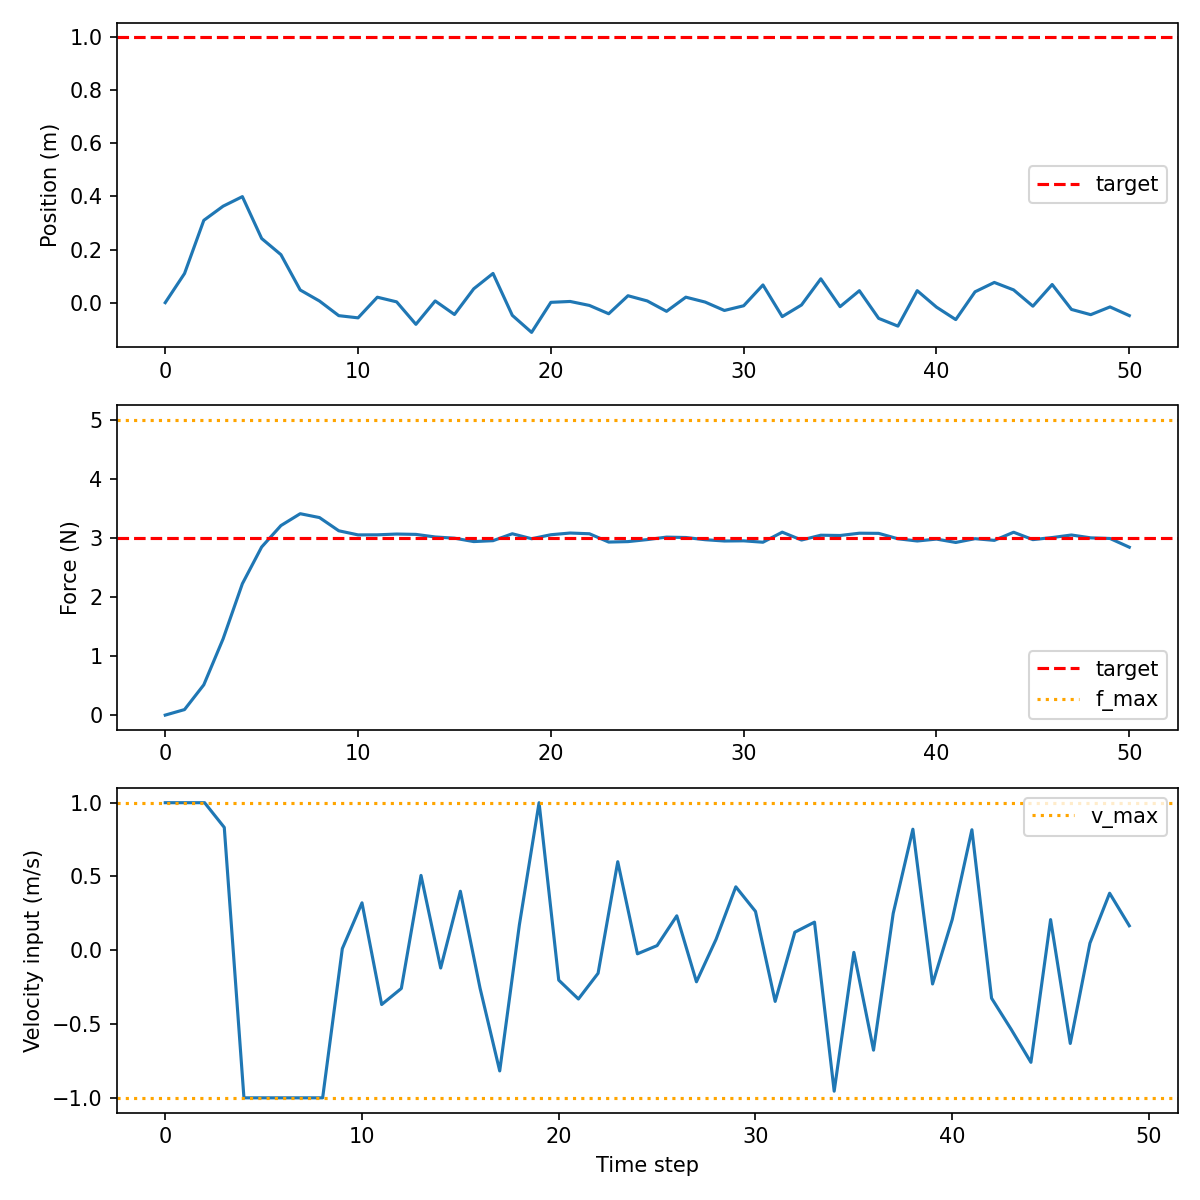

Generate this figure with Python:
import cvxpy as cp
import numpy as np
import matplotlib.pyplot as plt

# ── 系统参数 ──────────────────────────────────────────
dt = 0.1        # 时间步长
ks = 2.0        # 弹簧刚度（真实值，仿真用）
N  = 3         # 预测时域步数

# 状态：x = [position, force]，输入：u = velocity
A = np.array([[1,    0],
              [ks,   1]])
B = np.array([[dt],
              [ks * dt]])

n = 2   # 状态维度
m = 1   # 输入维度

# ── 代价函数权重 ──────────────────────────────────────
Q = np.diag([1.0, 10.0])   # 位置误差权重大一些
R = np.array([[0.1]])

# ── 约束 ─────────────────────────────────────────────
f_max  =  5.0   # 力上限 (N)
f_min  =  0.0   # 力下限
v_max  =  1.0   # 速度上限
v_min  = -1.0

# ── 目标状态 ──────────────────────────────────────────
x_ref = np.array([1.0, 3.0])   # 目标：位置1m，力3N

# ── 仿真设置 ──────────────────────────────────────────
T_sim = 50                          # 仿真步数
x0    = np.array([0.0, 0.0])        # 初始状态
x_cur = x0.copy()

history_x = [x0.copy()]
history_u = []

# ── 主循环 ────────────────────────────────────────────
for t in range(T_sim):

    # 定义优化变量
    x_var = cp.Variable((n, N + 1))
    u_var = cp.Variable((m, N))

    cost        = 0
    constraints = []

    # 初始状态约束
    constraints += [x_var[:, 0] == x_cur]

    for k in range(N):
        # 代价累加
        cost += cp.quad_form(x_var[:, k] - x_ref, Q)
        cost += cp.quad_form(u_var[:, k], R)

        # 系统模型约束
        constraints += [x_var[:, k + 1] == A @ x_var[:, k] + B @ u_var[:, k]]

        # 输入约束
        constraints += [u_var[:, k] >= v_min,
                        u_var[:, k] <= v_max]

        # 状态约束（力）
        constraints += [x_var[1, k] >= f_min,
                        x_var[1, k] <= f_max]

    # 终端代价
    cost += cp.quad_form(x_var[:, N] - x_ref, Q)

    # 求解
    prob = cp.Problem(cp.Minimize(cost), constraints)
    prob.solve(solver=cp.OSQP, warm_start=True)

    # 取第一步控制输入
    u0 = u_var.value[:, 0]

    # 真实系统前进一步（加一点噪声模拟模型误差）
    noise = np.random.normal(0, 0.05, n)
    x_cur = A @ x_cur + B.flatten() * u0[0] + noise

    history_x.append(x_cur.copy())
    history_u.append(u0[0])

# ── 画图 ──────────────────────────────────────────────
history_x = np.array(history_x)
history_u = np.array(history_u)

fig, axes = plt.subplots(3, 1, figsize=(8, 8))

axes[0].plot(history_x[:, 0])
axes[0].axhline(x_ref[0], color='r', linestyle='--', label='target')
axes[0].set_ylabel('Position (m)')
axes[0].legend()

axes[1].plot(history_x[:, 1])
axes[1].axhline(x_ref[1], color='r', linestyle='--', label='target')
axes[1].axhline(f_max,    color='orange', linestyle=':', label='f_max')
axes[1].set_ylabel('Force (N)')
axes[1].legend()

axes[2].plot(history_u)
axes[2].axhline(v_max, color='orange', linestyle=':', label='v_max')
axes[2].axhline(v_min, color='orange', linestyle=':')
axes[2].set_ylabel('Velocity input (m/s)')
axes[2].set_xlabel('Time step')
axes[2].legend()

plt.tight_layout()
plt.savefig('mpc_demo.png', dpi=150)
plt.show()
